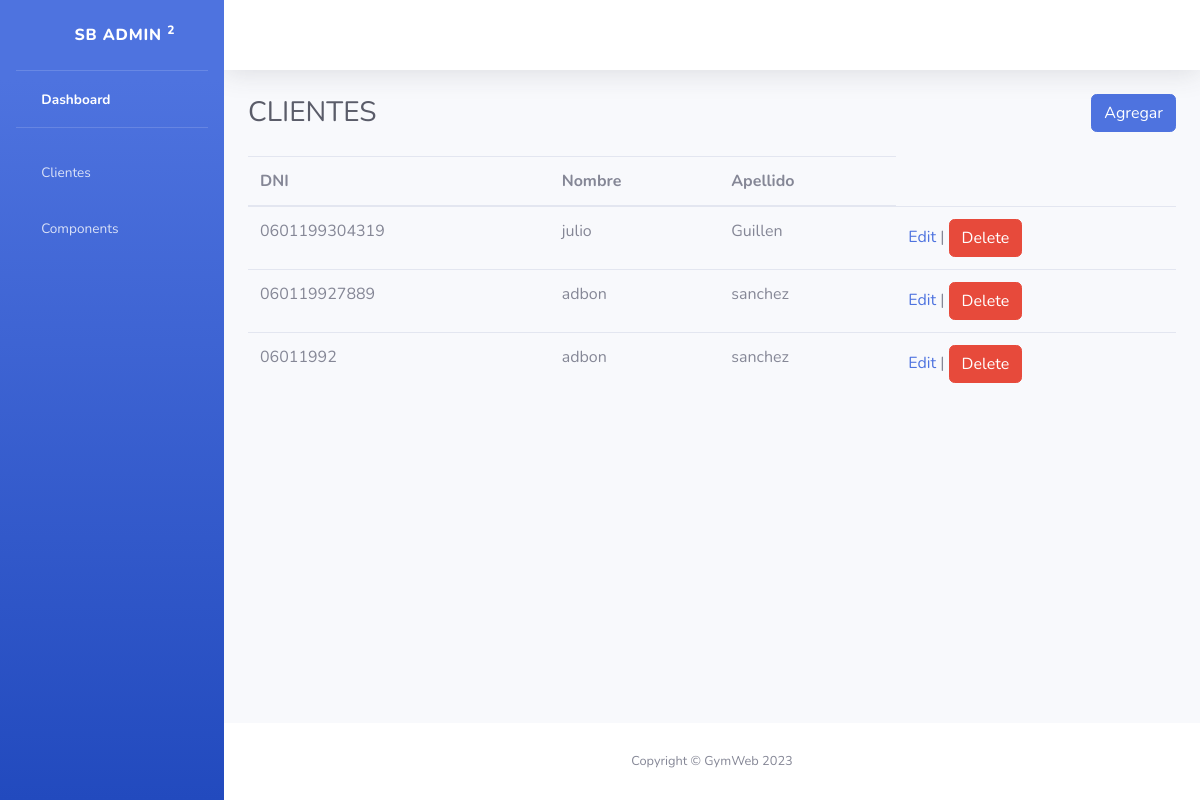
Page /clientes/ on the earlier database version.
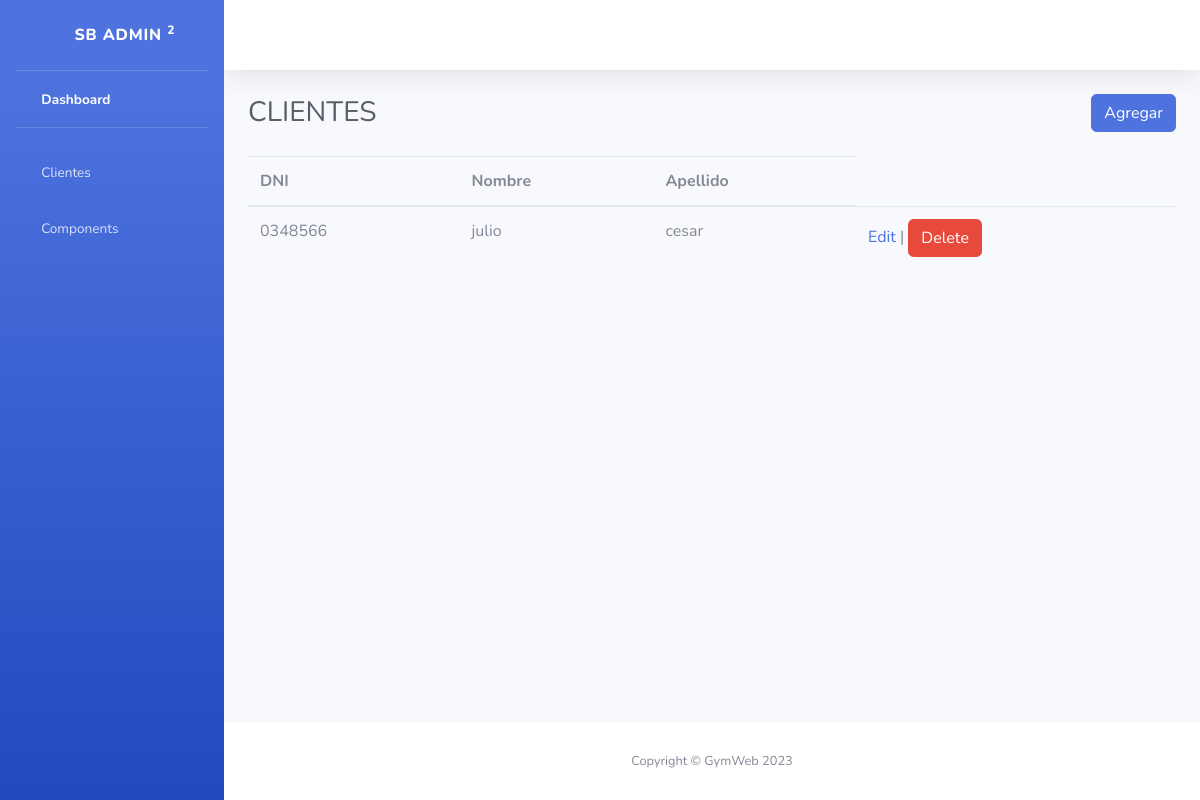
Same page on the later database version.
### main/models.py (models this page shows)
class Cliente(models.Model):
    dni = models.CharField(max_length=13, primary_key=True)
    nombre = models.CharField(max_length=50)
    apellido = models.CharField(max_length=50)

### main/views.py (the view)
# urls.py: path('clientes/', ListaClientes.as_view(), name="clientes"),
class ListaClientes(ListView):
    model = Cliente
    template_name = "clientes.html"
    context_object_name = "lista"

### main/templates/clientes.html (shortened to what this page needs)
{% extends "base.html" %}
{% block pagetitle %}CLIENTES{% endblock pagetitle %}
{% block toolbar %}
<button type="button" name="button" class="btn btn-primary" id="btnagregar">Agregar</button>
{% endblock toolbar %}
{% block contenido %}
<div class="row">
  <div class="col-md-12">
    <table class="table">
      <thead>
        <tr>
          <th>DNI</th>
          <th>Nombre</th>
          <th>Apellido</th>
        </tr>
      </thead>
      <tbody>
        {% for cliente in lista %}
          <tr>
            <td>{{ cliente.dni }}</td>
            <td>{{ cliente.nombre }}</td>
            <td>{{ cliente.apellido }}</td>
            <td>
              <a href="{% url 'editar_cliente' cliente.dni %}">Edit</a>
              <span>|</span>
              <button type="button" name="button" class="btn btn-danger btneliminar" id="{{ cliente.dni }}">Delete</button>
            </td>
          </tr>
        {% endfor %}
      </tbody>
    </table>
  </div>
</div>
{% endblock contenido %}

### main/templates/base.html (shortened to what this page needs)
{% load static %}
<!DOCTYPE html>
<html lang="en">
<head>
    {% get_static_prefix as STATIC %}
    <link href="{{ STATIC }}vendor/fontawesome-free/css/all.min.css" rel="stylesheet" type="text/css">
    <link href="{{ STATIC }}css/sb-admin-2.min.css" rel="stylesheet">
</head>
<body id="page-top">
    <div id="wrapper">
        <ul class="navbar-nav bg-gradient-primary sidebar sidebar-dark accordion" id="accordionSidebar">
            <a class="sidebar-brand d-flex align-items-center justify-content-center" href="index.html">
                <div class="sidebar-brand-icon rotate-n-15">
                    <i class="fas fa-laugh-wink"></i>
                </div>
                <div class="sidebar-brand-text mx-3">SB Admin <sup>2</sup></div>
            </a>
            <hr class="sidebar-divider my-0">
            <li class="nav-item active">
                <a class="nav-link" href="{% url 'home' %}">
                    <i class="fas fa-fw fa-tachometer-alt"></i>
                    <span>Dashboard</span></a>
            </li>
            <hr class="sidebar-divider">
            <li class="nav-item">
                <a class="nav-link" href="{% url 'clientes' %}">
                    <i class="fas fa-fw fa-tachometer-alt"></i>
                    <span>Clientes</span></a>
            </li>
            <li class="nav-item">
                <a class="nav-link collapsed" href="#" data-toggle="collapse" data-target="#collapseTwo"
                    aria-expanded="true" aria-controls="collapseTwo">
                    <i class="fas fa-fw fa-cog"></i>
                    <span>Components</span>
                </a>
            </li>
        </ul>
        <div id="content-wrapper" class="d-flex flex-column">
            <div id="content">
                <nav class="navbar navbar-expand navbar-light bg-white topbar mb-4 static-top shadow">
                </nav>
                <div class="container-fluid">
                    <div class="d-sm-flex align-items-center justify-content-between mb-4">
                        <h1 class="h3 mb-0 text-gray-800">{% block pagetitle %}{% endblock %}</h1>
                        {% block toolbar %}{% endblock toolbar %}
                    </div>
                    {% block contenido %}{% endblock %}
                </div>
            </div>
            <footer class="sticky-footer bg-white">
                <div class="container my-auto">
                    <div class="copyright text-center my-auto">
                        <span>Copyright &copy; GymWeb 2023</span>
                    </div>
                </div>
            </footer>
        </div>
    </div>
</body>
</html>

Differences in the rows shown:
removed Cliente: dni "0601199304319", nombre "julio", apellido "Guillen"
removed Cliente: dni "060119927889", nombre "adbon", apellido "sanchez"
removed Cliente: dni "06011992", nombre "adbon", apellido "sanchez"
added Cliente: dni "0348566", nombre "julio", apellido "cesar"
